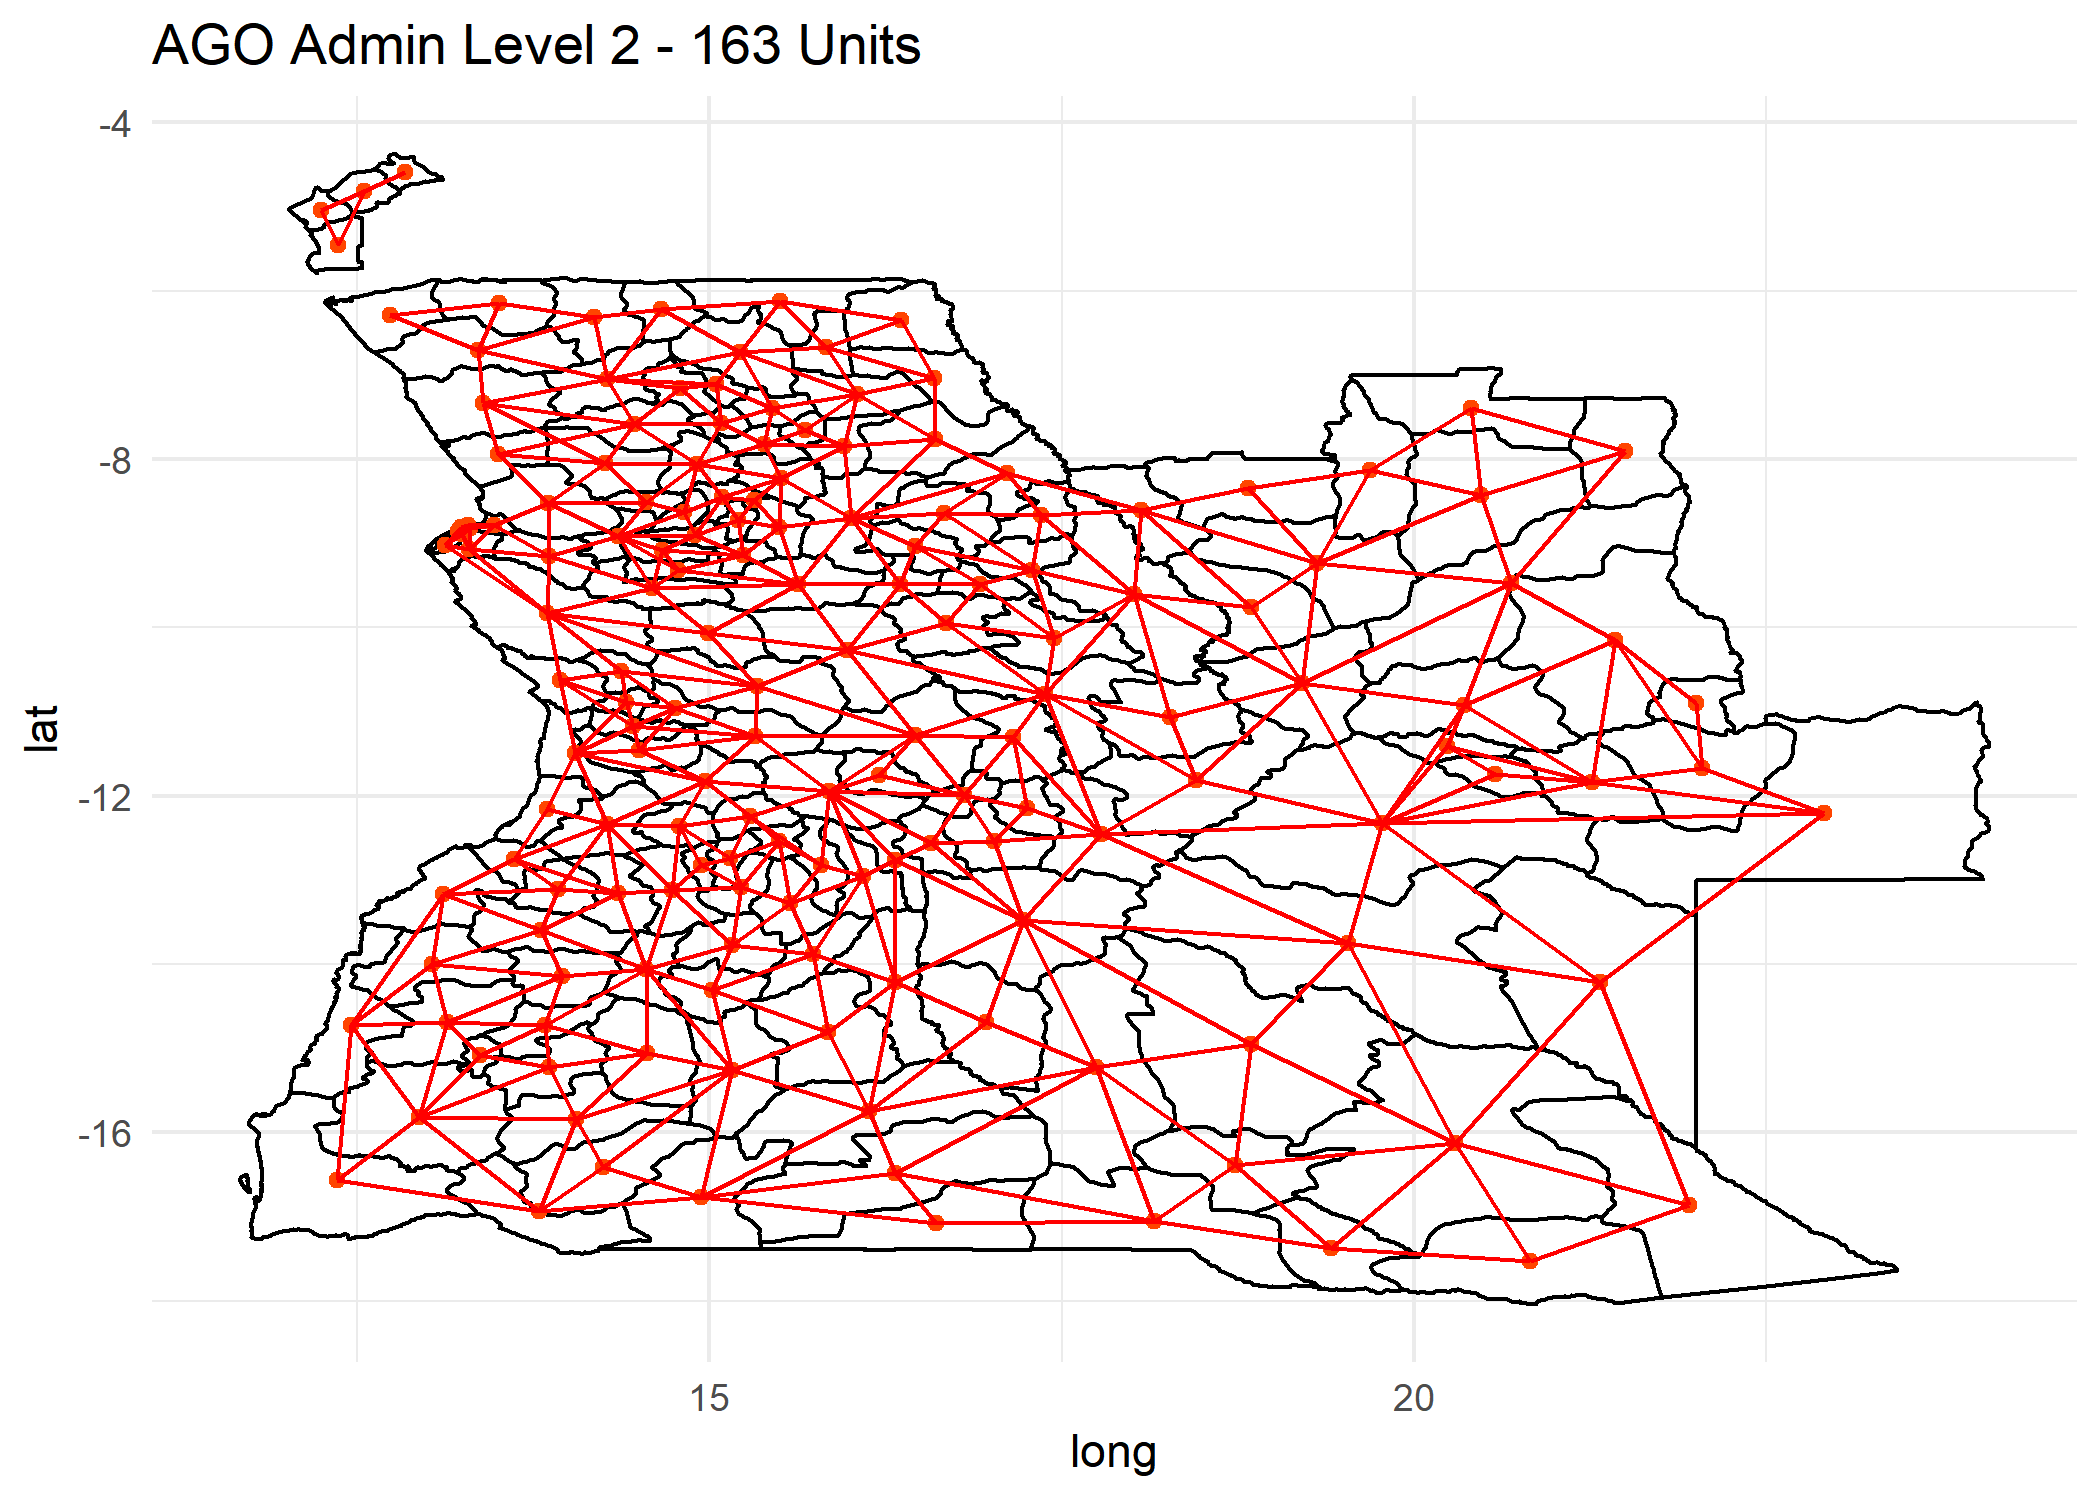

R code for this plot:
library(rgdal)
library(spdep)
library(tidyverse)

#---------------------------------------------
# download and process shapefile data
# for a selected country and administrative
# level (e.g. Angolan Municipalities)
#---------------------------------------------

# choose country and level
country_code = 'AGO'  # USA, GBR,... 
admin_level  = 2      # 0,1,2,3



# get the file from gadm.org and load it into R
download.file(url=paste0('https://biogeo.ucdavis.edu/data/gadm3.6/Rsp/gadm36_',
                         country_code,'_',admin_level,
                         '_sp.rds'),
              mode='wb',
              destfile='this_shapefile.rds')

this_map = readRDS(file='this_shapefile.rds')

# calculate adjacencies
adjacency = this_map %>%
              poly2nb() %>%
              nb2mat(style='B', zero.policy = TRUE)

#---------------------------------------------
#  make a nice map of the regions and 
#  adjacencies
#---------------------------------------------

map_df = fortify(this_map, regions='NAME_1')

centroids_df = coordinates(this_map) %>%
                data.frame() %>%
                rename(long=X1, lat=X2)

nreg = length(this_map)

# construct a data frame in which each row is a unique
# adjacent pair of regions

edge_df = data.frame()

for (i in 1:nreg) {
  for (j in i:nreg) {
    if (adjacency[i,j]==1) {
      tmp = data.frame(long1 = centroids_df$long[i],
                       lat1  = centroids_df$lat[i],
                       long2 = centroids_df$long[j],
                       lat2  = centroids_df$lat[j])
      edge_df = rbind(edge_df,tmp)
    } # if
  } # j
} # i


ggplot( data=map_df, aes(x=long,y=lat, group=group)) +
      geom_polygon(color='black',alpha=.60, fill=NA) +
      geom_point(data=centroids_df, aes(x=long,y=lat),
                 color='orangered',inherit.aes = FALSE) +
      geom_segment(data=edge_df, aes(x=long1,y=lat1,
                                     xend=long2,yend=lat2),
                   color='red', inherit.aes = FALSE) +
      labs(title=paste(country_code,'Admin Level',admin_level,
                       '-', nrow(adjacency),'Units')) +
      theme_minimal()


ggsave(file='quick-adjacency.png')

